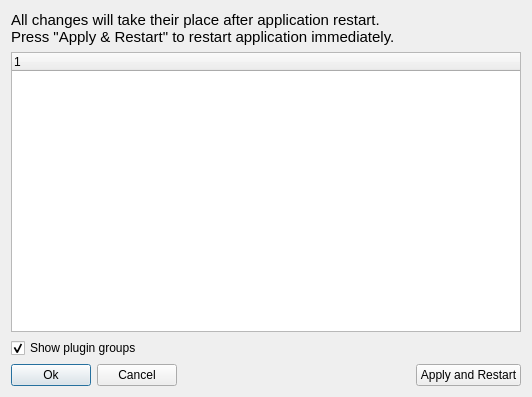
<?xml version="1.0" encoding="UTF-8"?>
<ui version="4.0">
 <class>DialogPlugins</class>
 <widget class="QDialog" name="DialogPlugins">
  <property name="geometry">
   <rect>
    <x>0</x>
    <y>0</y>
    <width>532</width>
    <height>397</height>
   </rect>
  </property>
  <property name="windowTitle">
   <string>Plugins</string>
  </property>
  <layout class="QVBoxLayout" name="verticalLayout">
   <item>
    <widget class="QLabel" name="label">
     <property name="font">
      <font>
       <family>Arial</family>
       <pointsize>11</pointsize>
      </font>
     </property>
     <property name="text">
      <string>All changes will take their place after application restart.
Press &quot;Apply &amp; Restart&quot; to restart application immediately.</string>
     </property>
    </widget>
   </item>
   <item>
    <widget class="QTreeWidget" name="pluginsTree">
     <column>
      <property name="text">
       <string notr="true">1</string>
      </property>
     </column>
    </widget>
   </item>
   <item>
    <widget class="QCheckBox" name="checkBox">
     <property name="text">
      <string>Show plugin groups</string>
     </property>
     <property name="checked">
      <bool>true</bool>
     </property>
    </widget>
   </item>
   <item>
    <layout class="QHBoxLayout" name="horizontalLayout">
     <item>
      <widget class="QPushButton" name="okButton">
       <property name="text">
        <string>Ok</string>
       </property>
      </widget>
     </item>
     <item>
      <widget class="QPushButton" name="cancelButton">
       <property name="text">
        <string>Cancel</string>
       </property>
      </widget>
     </item>
     <item>
      <spacer name="horizontalSpacer">
       <property name="orientation">
        <enum>Qt::Horizontal</enum>
       </property>
       <property name="sizeHint" stdset="0">
        <size>
         <width>40</width>
         <height>20</height>
        </size>
       </property>
      </spacer>
     </item>
     <item>
      <widget class="QPushButton" name="applyAndRestartButton">
       <property name="text">
        <string>Apply and Restart</string>
       </property>
      </widget>
     </item>
    </layout>
   </item>
  </layout>
 </widget>
 <resources/>
 <connections>
  <connection>
   <sender>okButton</sender>
   <signal>clicked()</signal>
   <receiver>DialogPlugins</receiver>
   <slot>accept()</slot>
   <hints>
    <hint type="sourcelabel">
     <x>47</x>
     <y>375</y>
    </hint>
    <hint type="destinationlabel">
     <x>265</x>
     <y>198</y>
    </hint>
   </hints>
  </connection>
  <connection>
   <sender>cancelButton</sender>
   <signal>clicked()</signal>
   <receiver>DialogPlugins</receiver>
   <slot>reject()</slot>
   <hints>
    <hint type="sourcelabel">
     <x>128</x>
     <y>375</y>
    </hint>
    <hint type="destinationlabel">
     <x>265</x>
     <y>198</y>
    </hint>
   </hints>
  </connection>
 </connections>
 <slots>
  <slot>slotApplyAndRestartPressed()</slot>
 </slots>
</ui>
